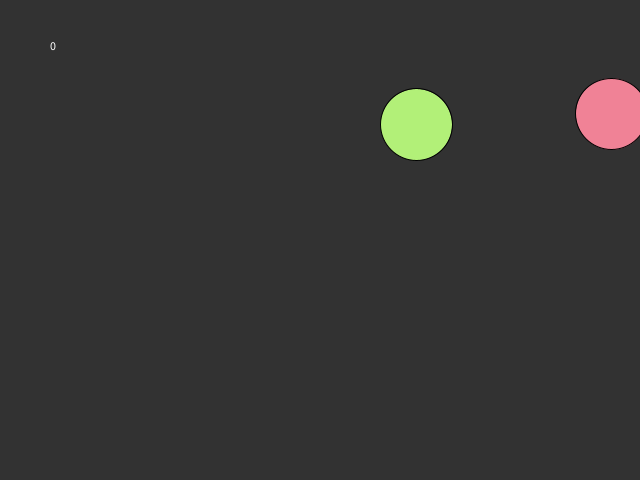
Frame 1 (no input)
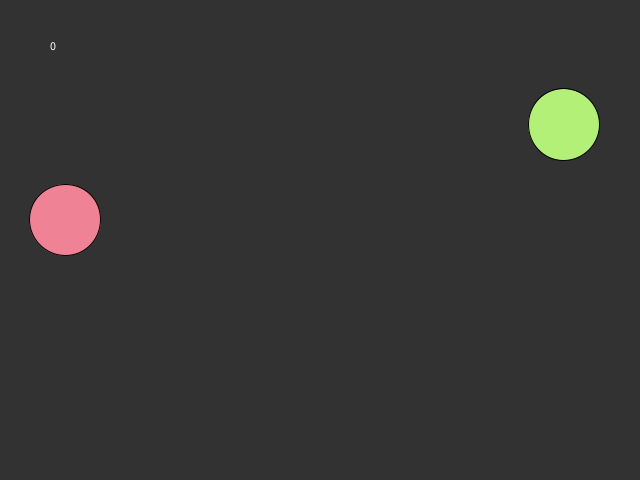
Frame 60 (the mouse pressed at the canvas centre just before this capture)
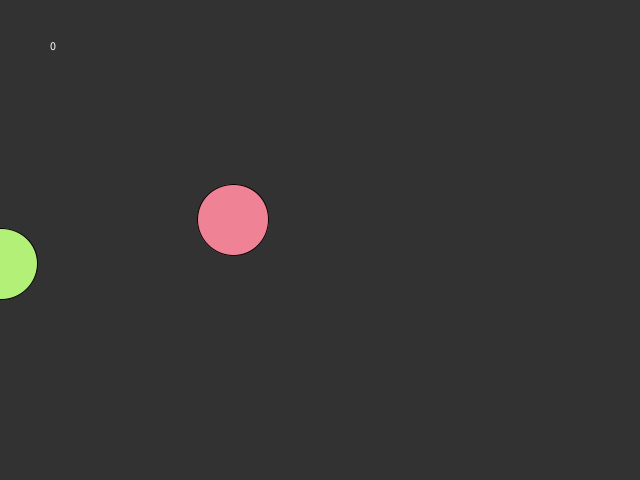
Frame 120 (the mouse held since frame 60 and released just before this capture)

The Processing sketch that drew these frames (run headless with seeded random() and noise(); from frame 60 on, the mouse is pressed at the canvas centre):

// Processing sketch: processing_113893
// ── processing_113893.pde

float goodx, goody;
float gr, br;
float badx, bady;
int score = 0;

void setup() {
  size(640, 480);
  smooth();
  goodx = random(width);
  goody = random(height);
  badx = random(width);
  bady = random(height);
  gr = random(10,40);
  br = random(20,70);
}

void draw() {
  background(50);

  //Update data for good and bad ellipse
  goodx += 2.5;
  if (goodx >= width+gr) {
    goodx = -gr;
    goody = random(height);
  }
  badx += 2.8;
  if (badx >= width+br) {
    badx = -gr;
    bady = random(height);
  }

  //Check mouse against good/bad ellipses
  //You have to click the green ones.
  if ( dist(mouseX, mouseY, goodx, goody) < gr && mousePressed)  {
    goodx = -gr;
    goody = random(height);
    score++;
  }
  //but the red ones will lower your score just if you touch
  if ( dist(mouseX, mouseY, badx, bady) < br)  {
    badx = -gr;
    bady = random(height);
    score--;
  }


  //Render any shapes
  fill(240, 130, 150);
  ellipse(badx, bady, br*2, br*2);
  fill(178, 240, 120);
  ellipse(goodx, goody, gr*2, gr*2);
  
  fill(255);
  text(score, 50,50);
}
